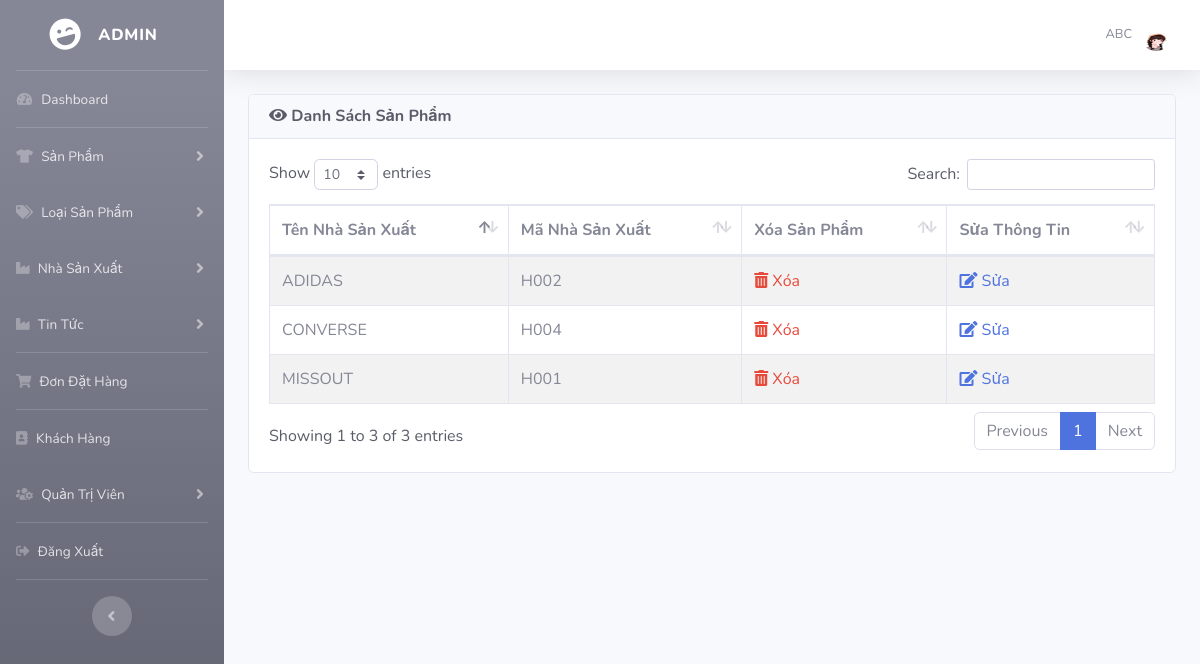
Page /admin/index.php?view_man (signed in) on the committed database.
### tables this page shows
CREATE TABLE `hangsx` (
  `MA_HANGSX` varchar(10) NOT NULL,
  `TEN_HANGSX` varchar(50) NOT NULL
);

### admin/includes/database.php (called while the page is built, shortened)
<?php
    class MyConnect {
        private $conn;
        public function __construct() {
            $this->host = "localhost";
            $this->user = "root";
            $this->passwd = "";
            $this->database = "clothingshop";
            $this->conn = new mysqli($this->host,$this->user,$this->passwd,$this->database, 3307);
        }
        public function isConnected() {
            return true;
        }
        public function query($query) {
            if($this->isConnected()) {
                $tableData = mysqli_query($this->conn,$query);
                return $tableData;
            }
        }
    }
?>

### admin/view_man.php (the view, shortened to what this page needs)
<?php
if(!isset($_SESSION['admin_email'])){
    echo "<script>window.open('login.php','_self')</script>";
}
else {
?>
<div class="row">
    <div class="col-lg-12">
        <div class="card text-dark mb-4">
            <div class="card-header">
                <h6 class="m-0 font-weight-bold"><i class="fas fa-eye"></i> Danh Sách Sản Phẩm</div></h6>
            <div class="card-body">
                <div class="table-responsive">
                    <table id="product_table" class="table table-bordered table-striped" width="100%" cellspacing="0">
                        <thead>
                            <tr>
                                <th>Tên Nhà Sản Xuất</th>
                                <th>Mã Nhà Sản Xuất</th>
                                <th>Xóa Sản Phẩm</th>
                                <th>Sửa Thông Tin</th>
                            </tr>
                        </thead>
                        <tbody>
                        <?php
                            $getManQry = "select * from HANGSX";
                            $result = $MyConn->query($getManQry);
                            while($row = mysqli_fetch_array($result)) {
                                $man_id = $row['MA_HANGSX'];
                                $man_name = $row['TEN_HANGSX'];
                        ?>
                            <tr>
                                <td> <?php echo $man_name ?></td>
                                <td> <?php echo $man_id ?> </td>
                                <td>
                                    <a href="index.php?delete_man=<?php echo $man_id ?>" class="text-danger" style="text-decoration: none">
                                        <i class="fas fa-trash-alt"></i>
                                            Xóa
                                    </a>
                                </td>
                                <td>
                                    <a href="index.php?edit_man=<?php echo $man_id ?>" style="text-decoration: none">
                                        <i class="fas fa-edit" ></i>
                                            Sửa
                                        </a>
                                </td>
                            </tr>
                            <?php } ?>
                        </tbody>
                    </table>
                </div>
            </div>
        </div>
    </div>
</div>
<?php } ?>

### admin/index.php (shortened to what this page needs)
<?php
include("includes/database.php");
if(!isset($_SESSION['admin_email'])){
echo "<script>window.open('login.php','_self')</script>";
}
else {
?>
<?php
$MyConn = new MyConnect();
$admin_session = $_SESSION['admin_email'];
$getAdminQry = "select * from admin where Email='$admin_session'";
$getAdmin = $MyConn->query($getAdminQry);
$row_admin = mysqli_fetch_array($getAdmin);
$admin_name = $row_admin['Name'];
$admin_image = $row_admin['Image'];
?>
<!DOCTYPE html>
<html lang="en">
<head>
    <link href="vendor/fontawesome-free/css/all.min.css" rel="stylesheet" type="text/css">
    <link href="css/sb-admin-2.min.css" rel="stylesheet">
    <link href="css/thumb.css" rel="stylesheet">
    <link href="css/style.css" rel="stylesheet">
    <link href="vendor/datatables/dataTables.bootstrap4.min.css" rel="stylesheet">
</head>
<body id="page-top">
    <div id="wrapper">
    <?php include("includes/sidebars.php");  ?>
        <div id="content-wrapper" class="d-flex flex-column">
            <div id="content">
                <nav class="navbar navbar-expand navbar-light bg-white topbar mb-4 static-top shadow">
                    <ul class="navbar-nav ml-auto">
                        <li class="nav-item dropdown no-arrow">
                            <a class="nav-link dropdown-toggle" href="#" id="userDropdown" role="button"
                                data-toggle="dropdown" aria-haspopup="true" aria-expanded="false">
                                <span class="mr-2 d-none d-lg-inline text-gray-600 small"> <?php echo $admin_name ?></span>
                                <img class="img-profile rounded-circle"
                                    src="<?php echo "admin_images/".$admin_image ?>">
                            </a>
                        </li>
                    </ul>
                </nav>
                <div class="container-fluid">
                    <?php
                    if(isset($_GET['dashboard'])) {
                        include("dashboard.php");
                    }
                    else if(isset($_GET['insert_product'])) {
                        include("insert_product.php");
                    }
                    else if(isset($_GET['view_product'])) {
                        include("view_product.php");
                    }
                    else if(isset($_GET['edit_product'])) {
                        include("edit_product.php");
                    }
                    else if(isset($_GET['delete_product'])) {
                        include("delete_product.php");
                    }
                    else if(isset($_GET['insert_cat'])) {
                        include("insert_cat.php");
                    }
                    else if(isset($_GET['view_cat'])) {
                        include("view_cat.php");
                    }
                    else if(isset($_GET['edit_cat'])) {
                        include("edit_cat.php");
                    }
                    else if(isset($_GET['delete_cat'])) {
                        include("delete_cat.php");
                    }
                    else if(isset($_GET['insert_man'])) {
                        include("insert_man.php");
                    }
                    else if(isset($_GET['view_man'])) {
                        include("view_man.php");
                    }
                    ?>
                </div>
            </div>
        </div>
    </div>
</body>
</html>
<?php } ?>

### rows in the picture
hangsx: TEN_HANGSX "MISSOUT", MA_HANGSX "H001"
hangsx: TEN_HANGSX "ADIDAS", MA_HANGSX "H002"
hangsx: TEN_HANGSX "CONVERSE", MA_HANGSX "H004"

### other values in the picture
$admin_name "ABC"
